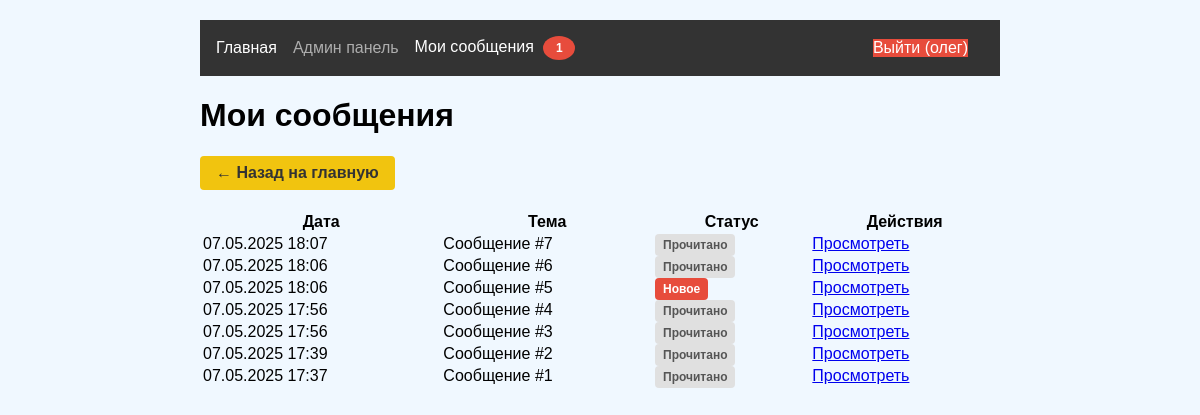
/user/messages (signed in), run on an earlier commit of the app's database.
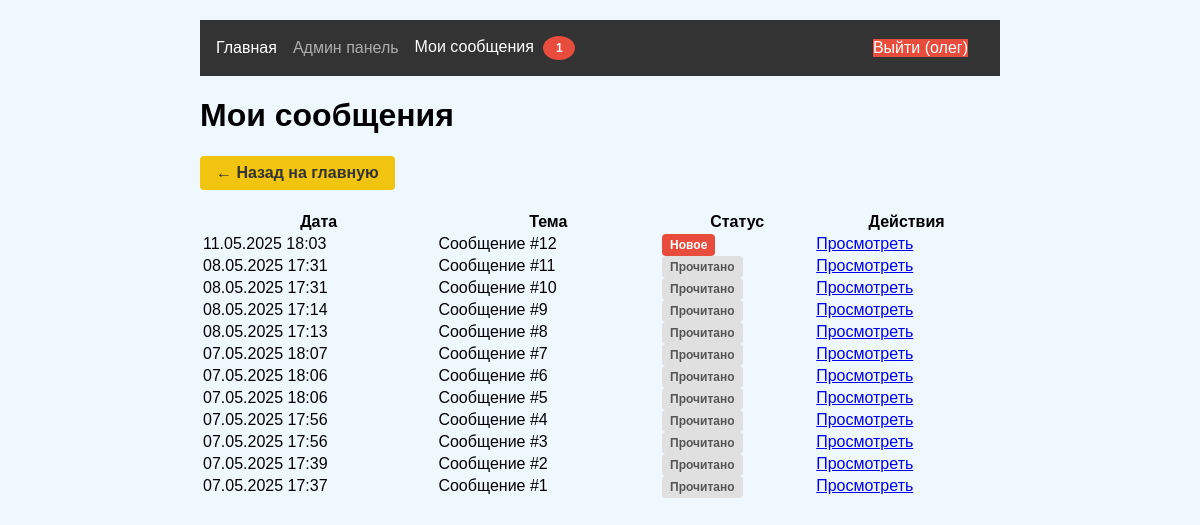
And on a later commit of the database.
### models.py (models this page shows, shortened)
class User(UserMixin, db.Model):
    id = db.Column(db.Integer, primary_key=True)
    username = db.Column(db.String(64), unique=True)
    password_hash = db.Column(db.String(128))
    is_admin = db.Column(db.Boolean, default=False)

class AdminMessage(db.Model):
    id = db.Column(db.Integer, primary_key=True)
    user_id = db.Column(db.Integer, db.ForeignKey('user.id'))
    admin_id = db.Column(db.Integer, db.ForeignKey('user.id'))  # ➕ Добавлено
    message = db.Column(db.Text)
    code_id = db.Column(db.Integer, db.ForeignKey('code_status.id'))
    created_at = db.Column(db.DateTime)
    read = db.Column(db.Boolean, default=False)
    user = db.relationship('User', foreign_keys=[user_id], backref=db.backref('admin_messages', lazy=True))
    admin = db.relationship('User', foreign_keys=[admin_id])  # ➕ Добавлено
    code = db.relationship('CodeStatus', backref=db.backref('messages', lazy=True))
    read_by_user = db.Column(db.Boolean, default=False)
    read_by_admin = db.Column(db.Boolean, default=False)

### app.py (the view)
@app.route('/user/messages')
@login_required
def user_messages():
    messages = AdminMessage.query.filter_by(user_id=current_user.id).order_by(AdminMessage.created_at.desc()).all()
    return render_template('user_messages.html', messages=messages)

### app.py (called while the page is built)
@login_manager.user_loader
def load_user(user_id):
    return User.query.get(int(user_id))

### templates/user_messages.html (shortened to what this page needs)
{% extends "base.html" %}
{% block content %}
<div class="container">
    <h1>Мои сообщения</h1>
    <a href="{{ url_for('main_index') }}" class="back-btn">← Назад на главную</a>
    <div class="messages-section">
        {% if messages %}
            <table class="messages-table">
                <thead>
                    <tr>
                        <th>Дата</th>
                        <th>Тема</th>
                        <th>Статус</th>
                        <th>Действия</th>
                    </tr>
                </thead>
                <tbody>
                    {% for message in messages %}
                    <tr class="{{ 'unread' if not message.read_by_user  else '' }}">
                        <td>{{ message.created_at.strftime('%d.%m.%Y %H:%M') }}</td>
                        <td>{% if message.subject %}{{ message.subject }}{% else %}Сообщение #{{ message.id }}{% endif %}</td>
                        <td>
                            {% if  message.read_by_user %}
                            <span class="status read">Прочитано</span>
                            {% else %}
                            <span class="status unread">Новое</span>
                            {% endif %}
                        </td>
                        <td>
                            <a href="{{ url_for('view_user_message', message_id=message.id) }}" class="btn">Просмотреть</a>
                        </td>
                    </tr>
                    {% endfor %}
                </tbody>
            </table>
        {% else %}
            <p class="no-data">У вас нет сообщений от администрации</p>
        {% endif %}
    </div>
</div>
{% endblock %}

### templates/base.html (shortened to what this page needs)
<!DOCTYPE html>
<html lang="ru">
<head>
    <link rel="stylesheet" href="{{ url_for('static', filename='css/style.css') }}">
</head>
<body>
    <header>
        <nav>
            {% if current_user.is_authenticated %}
                <div class="nav-left">
                    <a href="{{ url_for('main_index') }}" class="nav-link">Главная</a>
                    <a href="{{ url_for('admin_dashboard') }}" class="nav-link {{ 'admin-link' if current_user.is_admin else 'disabled-link' }}">
                        Админ панель
                    </a>
                    <a href="{{ url_for('user_messages') }}" class="nav-link">
                        Мои сообщения
                        <span class="message-count" id="userMessageCount"></span>
                    </a>
                </div>
                <div class="nav-right">
                    <a href="{{ url_for('logout') }}" class="nav-link logout-btn">Выйти ({{ current_user.username }})</a>
                </div>
            {% else %}
                <div class="nav-left">
                    <a href="{{ url_for('login') }}" class="nav-link">Войти</a>
                    <a href="{{ url_for('register') }}" class="nav-link">Регистрация</a>
                </div>
            {% endif %}
        </nav>
    </header>
    <main>
        {% block content %}{% endblock %}
    </main>
</body>
</html>

### static/css/style.css (style rules this page uses)
body { font-family: Arial, sans-serif; max-width: 800px; margin: 0 auto; padding: 20px; background: #f0f8ff; }
nav { display: flex; background: #333; padding: 1rem; }
nav a { color: white; margin-right: 1rem; text-decoration: none; }
.nav-right { margin-left: auto; }
.back-btn { display: inline-block; margin-bottom: 20px; padding: 8px 16px; background-color: #6c757d; color: #fff; border-radius: 4px; text-decoration: none; }
.disabled-link { opacity: 0.6; cursor: default; position: relative; }
.nav-left, .nav-right { display: flex; align-items: center; }
.nav-left { margin-right: auto; }
.logout-btn { background-color: #e74c3c !important; color: white !important; transition: background-color 0.3s; }
.message-count { display: none; background-color: #e74c3c; color: white; border-radius: 50%; padding: 2px 6px; font-size: 12px; margin-left: 5px; }
.status { padding: 4px 8px; border-radius: 4px; font-size: 12px; font-weight: bold; }
.status.read { background-color: #e0e0e0; color: #555; }
.status.unread { background-color: #e74c3c; color: white; }
.back-btn { display: inline-block; padding: 8px 16px; background-color: #f1c40f; color: #333; border-radius: 4px; text-decoration: none; margin-bottom: 20px; font-weight: bold; }
.message-count { display: none; background-color: #e74c3c; color: white; border-radius: 50%; width: 20px; height: 20px; text-align: center; line-height: 20px; font-size: 12px; margin-left: 5px; font-weight: bold; }
.messages-table { width: 100%; border-collapse }

What changed in the data, as far as the page shows it:
added AdminMessage: created_at "11.05.2025 18:03", id "12", read_by_user "Новое"
added AdminMessage: created_at "08.05.2025 17:31", id "11", read_by_user "Прочитано"
added AdminMessage: created_at "08.05.2025 17:31", id "10", read_by_user "Прочитано"
added AdminMessage: created_at "08.05.2025 17:14", id "9", read_by_user "Прочитано"
added AdminMessage: created_at "08.05.2025 17:13", id "8", read_by_user "Прочитано"
changed AdminMessage id 5: read_by_user "Новое" → "Прочитано"
